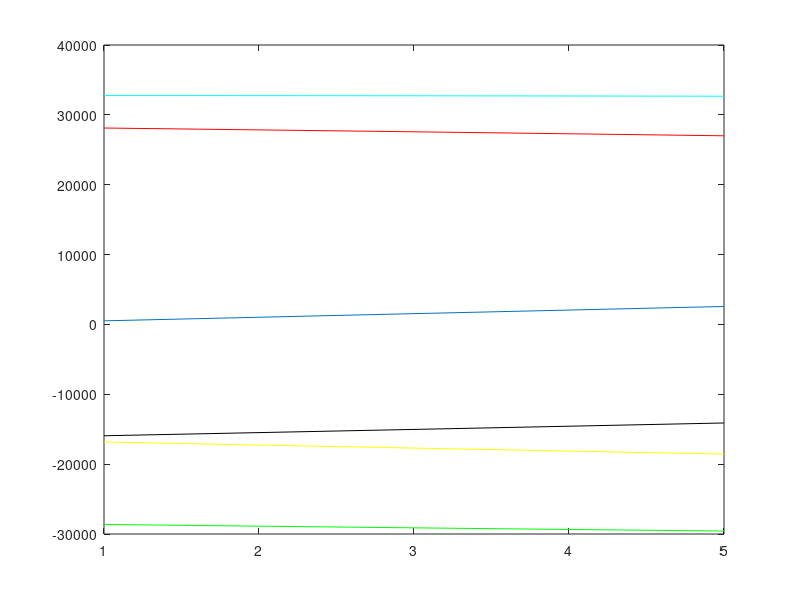

Write MATLAB code to recreate this figure.
% // TI File $Revision: /main/3 $
% // Checkin $Date: November 09, 2010   13:05:07 $
% // =====================================================================================
% //  This software is licensed for use with Texas Instruments C28x
% //  family DSCs.  This license was provided to you prior to installing
% //  the software.  You may review this license by consulting a copy of
% //  the agreement in the doc directory of this library.
% //======================================================================================
% /* ==============================================================================
% 
% System Name:    Signal Generator Module demo 
% 
% File Name:      SGENTI3D.m
% 
% Description:    Primary System file for demonstrating the Signal Generator module
% 
% Originator:     Digital control systems Group - Texas Instruments
% 
% Target dependency:  C28x
% 
% Description:
% ============
% 
%    The "C" frame work, for demonstrating the signal generator module is given below
%                              ___________________                     __________________
%                             |                   |     x11=OUT11     |                  |
%                             |                   |------o----------->|                  |
%                             |                   |     x12=OUT12     |                  |
%         phase   o---------->|                   |------o----------->|                  |
%                             |                   |     x13=OUT13     |   PWMDAC         |
%         gain    o---------->|                   |------o----------->|                  |
%                             |                   |                   |   EVMDAC         |
%         offset  o---------->|     SGENTI_3D     |     x21=OUT21     |                  |
%                             |                   |----o------------->|   DLOG_4CH       |
%         freq    o---------->|                   |     x22=OUT22     |                  |
%                             |                   |----o------->      |                  |
%                             |                   |     x23=OUT23     |                  |
%                             |                   |----o------->      |                  |
%                             |                   |                   |                  |
%                             |___________________|                   |__________________|
% 
% */
% //######################################################################################
% // $TI Release: C28x SGEN Library v1.00 $
% // $Release Date: November 09, 2011 $
% // $Copyright: $
% //######################################################################################

close all
clear all

N=input('Please enter signal length N =');

t=1:N;

step_max=1000;

gain=1;
f=50;
fs=20000;

fmax=step_max*fs/65536
freq=2^15*f/fmax

f_norm=163.84;             %f_norm is normalized frequency in Q16 format, f/fs*2^16
phase_norm=0;        %normalized phase offset phase_norm=(pi/4/(2*pi))*2^16=8192
                        %here phase offset=pi/4
                        
phase=16384/2^15;

output13=gain*sin(2*pi*(f_norm*t/2^16+phase_norm/2^16)+4*pi/3);
                        
output12=gain*sin(2*pi*(f_norm*t/2^16+phase_norm/2^16)+2*pi/3);

output11=gain*sin(2*pi*(f_norm*t/2^16+phase_norm/2^16));

output12=output12*2^15;     %Q15 format

output11=output11*2^15;     %Q15 format

output13=output13*2^15;     %Q15 format

plot(output11)
hold on
plot(output12,'r')
plot(output13,'g')

output23=gain*sin(2*pi*(f_norm*t/2^16+phase_norm/2^16)+4*pi/3+phase*pi);
                        
output22=gain*sin(2*pi*(f_norm*t/2^16+phase_norm/2^16)+2*pi/3+phase*pi);

output21=gain*sin(2*pi*(f_norm*t/2^16+phase_norm/2^16)+phase*pi);

output23=output23*2^15;     %Q15 format

output22=output22*2^15;     %Q15 format

output21=output21*2^15;     %Q15 format

plot(output21,'c')
plot(output22,'y')
plot(output23,'k')